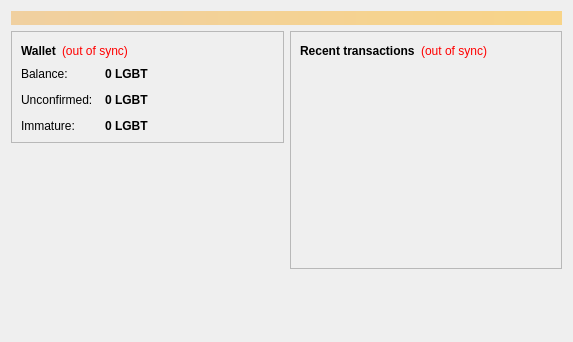
<?xml version="1.0" encoding="UTF-8"?>
<ui version="4.0">
 <class>OverviewPage</class>
 <widget class="QWidget" name="OverviewPage">
  <property name="geometry">
   <rect>
    <x>0</x>
    <y>0</y>
    <width>573</width>
    <height>342</height>
   </rect>
  </property>
  <property name="windowTitle">
   <string>Form</string>
  </property>
  <layout class="QVBoxLayout" name="topLayout">
   <item>
    <widget class="QLabel" name="labelAlerts">
     <property name="visible">
      <bool>false</bool>
     </property>
     <property name="styleSheet">
      <string notr="true">background-color: qlineargradient(x1: 0, y1: 0, x2: 1, y2: 0, stop:0 #F0D0A0, stop:1 #F8D488); color:#000000;</string>
     </property>
     <property name="wordWrap">
      <bool>true</bool>
     </property>
     <property name="margin">
      <number>3</number>
     </property>
    </widget>
   </item>
   <item>
    <layout class="QHBoxLayout" name="horizontalLayout" stretch="1,1">
     <item>
      <layout class="QVBoxLayout" name="verticalLayout_2">
       <item>
        <widget class="QFrame" name="frame">
         <property name="frameShape">
          <enum>QFrame::StyledPanel</enum>
         </property>
         <property name="frameShadow">
          <enum>QFrame::Raised</enum>
         </property>
         <layout class="QVBoxLayout" name="verticalLayout_4">
          <item>
           <layout class="QHBoxLayout" name="horizontalLayout_4">
            <item>
             <widget class="QLabel" name="label_5">
              <property name="font">
               <font>
                <weight>75</weight>
                <bold>true</bold>
               </font>
              </property>
              <property name="text">
               <string>Wallet</string>
              </property>
             </widget>
            </item>
            <item>
             <widget class="QLabel" name="labelWalletStatus">
              <property name="toolTip">
               <string>The displayed information may be out of date. Your wallet automatically synchronizes with the LGBTCoin network after a connection is established, but this process has not completed yet.</string>
              </property>
              <property name="styleSheet">
               <string notr="true">QLabel { color: red; }</string>
              </property>
              <property name="text">
               <string notr="true">(out of sync)</string>
              </property>
              <property name="alignment">
               <set>Qt::AlignLeading|Qt::AlignLeft|Qt::AlignVCenter</set>
              </property>
             </widget>
            </item>
            <item>
             <spacer name="horizontalSpacer_2">
              <property name="orientation">
               <enum>Qt::Horizontal</enum>
              </property>
              <property name="sizeHint" stdset="0">
               <size>
                <width>40</width>
                <height>20</height>
               </size>
              </property>
             </spacer>
            </item>
           </layout>
          </item>
          <item>
           <layout class="QFormLayout" name="formLayout_2">
            <property name="fieldGrowthPolicy">
             <enum>QFormLayout::AllNonFixedFieldsGrow</enum>
            </property>
            <property name="horizontalSpacing">
             <number>12</number>
            </property>
            <property name="verticalSpacing">
             <number>12</number>
            </property>
            <item row="0" column="0">
             <widget class="QLabel" name="label">
              <property name="text">
               <string>Balance:</string>
              </property>
             </widget>
            </item>
            <item row="0" column="1">
             <widget class="QLabel" name="labelBalance">
              <property name="font">
               <font>
                <weight>75</weight>
                <bold>true</bold>
               </font>
              </property>
              <property name="cursor">
               <cursorShape>IBeamCursor</cursorShape>
              </property>
              <property name="toolTip">
               <string>Your current balance</string>
              </property>
              <property name="text">
               <string notr="true">0 LGBT</string>
              </property>
              <property name="textInteractionFlags">
               <set>Qt::LinksAccessibleByMouse|Qt::TextSelectableByKeyboard|Qt::TextSelectableByMouse</set>
              </property>
             </widget>
            </item>
            <item row="1" column="0">
             <widget class="QLabel" name="label_3">
              <property name="text">
               <string>Unconfirmed:</string>
              </property>
             </widget>
            </item>
            <item row="1" column="1">
             <widget class="QLabel" name="labelUnconfirmed">
              <property name="font">
               <font>
                <weight>75</weight>
                <bold>true</bold>
               </font>
              </property>
              <property name="cursor">
               <cursorShape>IBeamCursor</cursorShape>
              </property>
              <property name="toolTip">
               <string>Total of transactions that have yet to be confirmed, and do not yet count toward the current balance</string>
              </property>
              <property name="text">
               <string notr="true">0 LGBT</string>
              </property>
              <property name="textInteractionFlags">
               <set>Qt::LinksAccessibleByMouse|Qt::TextSelectableByKeyboard|Qt::TextSelectableByMouse</set>
              </property>
             </widget>
            </item>
            <item row="2" column="0">
             <widget class="QLabel" name="labelImmatureText">
              <property name="text">
               <string>Immature:</string>
              </property>
             </widget>
            </item>
            <item row="2" column="1">
             <widget class="QLabel" name="labelImmature">
              <property name="font">
               <font>
                <weight>75</weight>
                <bold>true</bold>
               </font>
              </property>
              <property name="toolTip">
               <string>Mined balance that has not yet matured</string>
              </property>
              <property name="text">
               <string notr="true">0 LGBT</string>
              </property>
              <property name="textInteractionFlags">
               <set>Qt::LinksAccessibleByMouse|Qt::TextSelectableByKeyboard|Qt::TextSelectableByMouse</set>
              </property>
             </widget>
            </item>
           </layout>
          </item>
         </layout>
        </widget>
       </item>
       <item>
        <spacer name="verticalSpacer">
         <property name="orientation">
          <enum>Qt::Vertical</enum>
         </property>
         <property name="sizeHint" stdset="0">
          <size>
           <width>20</width>
           <height>40</height>
          </size>
         </property>
        </spacer>
       </item>
      </layout>
     </item>
     <item>
      <layout class="QVBoxLayout" name="verticalLayout_3">
       <item>
        <widget class="QFrame" name="frame_2">
         <property name="frameShape">
          <enum>QFrame::StyledPanel</enum>
         </property>
         <property name="frameShadow">
          <enum>QFrame::Raised</enum>
         </property>
         <layout class="QVBoxLayout" name="verticalLayout">
          <item>
           <layout class="QHBoxLayout" name="horizontalLayout_2">
            <item>
             <widget class="QLabel" name="label_4">
              <property name="text">
               <string>&lt;b&gt;Recent transactions&lt;/b&gt;</string>
              </property>
             </widget>
            </item>
            <item>
             <widget class="QLabel" name="labelTransactionsStatus">
              <property name="toolTip">
               <string>The displayed information may be out of date. Your wallet automatically synchronizes with the LGBTCoin network after a connection is established, but this process has not completed yet.</string>
              </property>
              <property name="styleSheet">
               <string notr="true">QLabel { color: red; }</string>
              </property>
              <property name="text">
               <string notr="true">(out of sync)</string>
              </property>
              <property name="alignment">
               <set>Qt::AlignRight|Qt::AlignTrailing|Qt::AlignVCenter</set>
              </property>
             </widget>
            </item>
            <item>
             <spacer name="horizontalSpacer">
              <property name="orientation">
               <enum>Qt::Horizontal</enum>
              </property>
              <property name="sizeHint" stdset="0">
               <size>
                <width>40</width>
                <height>20</height>
               </size>
              </property>
             </spacer>
            </item>
           </layout>
          </item>
          <item>
           <widget class="QListView" name="listTransactions">
            <property name="styleSheet">
             <string notr="true">QListView { background: transparent; }</string>
            </property>
            <property name="frameShape">
             <enum>QFrame::NoFrame</enum>
            </property>
            <property name="verticalScrollBarPolicy">
             <enum>Qt::ScrollBarAlwaysOff</enum>
            </property>
            <property name="horizontalScrollBarPolicy">
             <enum>Qt::ScrollBarAlwaysOff</enum>
            </property>
            <property name="selectionMode">
             <enum>QAbstractItemView::NoSelection</enum>
            </property>
           </widget>
          </item>
         </layout>
        </widget>
       </item>
       <item>
        <spacer name="verticalSpacer_2">
         <property name="orientation">
          <enum>Qt::Vertical</enum>
         </property>
         <property name="sizeHint" stdset="0">
          <size>
           <width>20</width>
           <height>40</height>
          </size>
         </property>
        </spacer>
       </item>
      </layout>
     </item>
    </layout>
   </item>
  </layout>
 </widget>
 <resources/>
 <connections/>
</ui>
